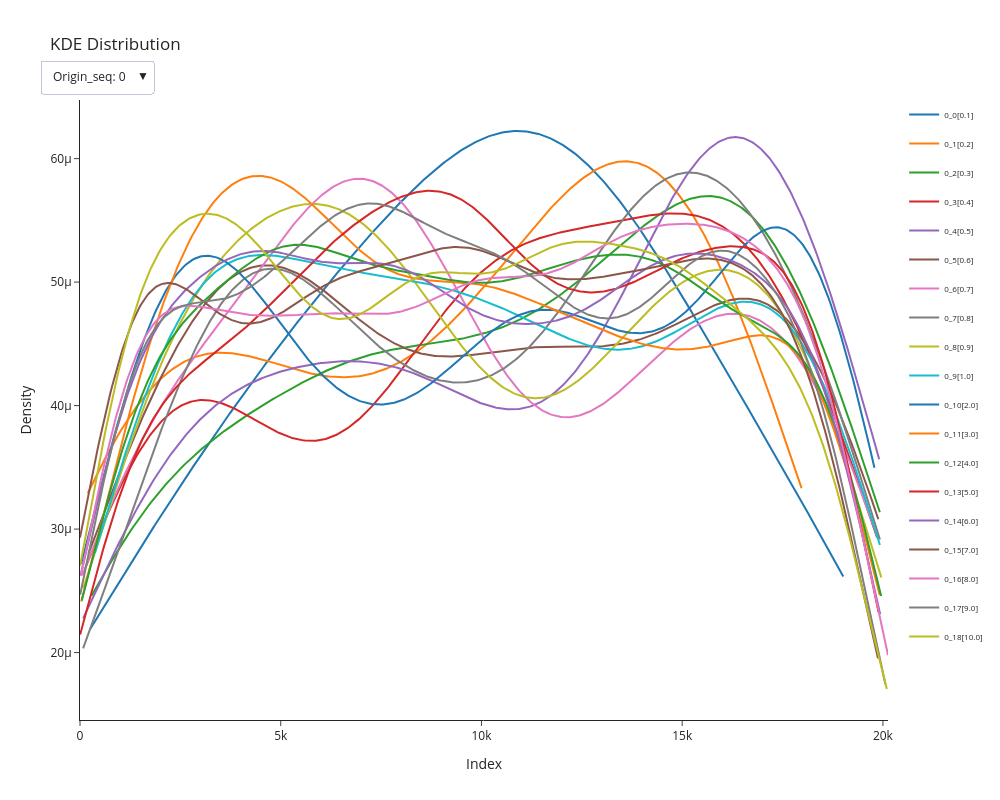

Write notebook code for a chart like this one.
### Code cell
to_plot = perform_mutations(
    mutation_func=indels, 
    num_seq=N, 
    genome_length=20_000,
    mutation_rates=mut_array, 
    psrandom=False, 
    output_directory="/home/lorenzo/indels"
)
